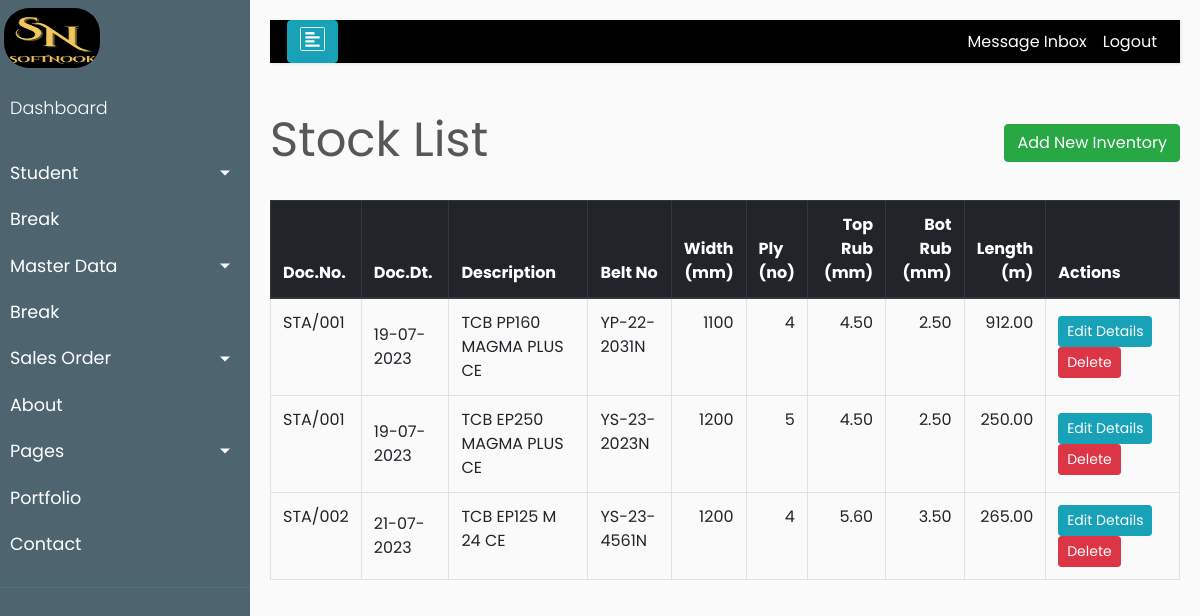
Page /product/stock/ on the earlier database version.
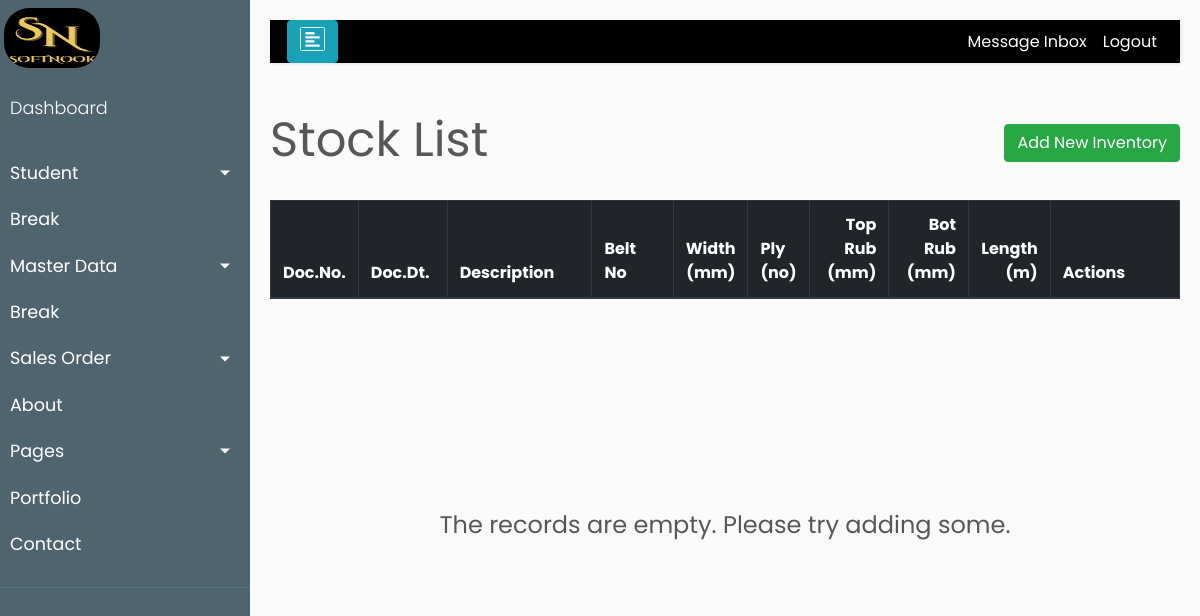
Same page on the later database version.
### product/models.py (models this page shows, shortened)
class Stock(models.Model):
    id              = models.AutoField(primary_key=True)
    doc_no          = models.CharField(verbose_name='Doc.No.', max_length=20, null=True, blank=True)
    doc_dt          = models.DateField(verbose_name='Doc.Date', null=True, blank=True)
    belt_no         = models.CharField(verbose_name='Belt No', max_length=20, unique=True, null=True, blank=True)
    name            = models.CharField(verbose_name='Item Code', max_length=10, null=True, blank=True)
    prod_des        = models.ForeignKey(Product, on_delete = models.CASCADE, related_name='proddesc')
    item_text       = models.CharField(verbose_name='Item Description', max_length=100, null=True, blank=True)
    width           = models.IntegerField(verbose_name='Width(mm)',validators=[MinValueValidator(500), MaxValueValidator(1800)],null=True, blank=True)
    ply             = models.IntegerField(verbose_name='Ply(no)',validators=[MinValueValidator(2), MaxValueValidator(8)],null=True, blank=True)
    tr              = models.DecimalField(verbose_name='Top Rubber(mm)',validators=[MinValueValidator(1.5), MaxValueValidator(20.00)],max_digits=5, decimal_places=2,null=True,blank=True)
    br              = models.DecimalField(verbose_name='Bot Rubber(mm)',validators=[MinValueValidator(1.5), MaxValueValidator(20.00)],max_digits=5, decimal_places=2,null=True,blank=True)
    quantity        = models.DecimalField(verbose_name='Quantity(m)',validators=[MinValueValidator(10), MaxValueValidator(450.00)],max_digits=6, decimal_places=2,null=True,blank=True)
    is_deleted      = models.BooleanField(default=False)
    created_date    = models.DateTimeField(auto_now_add=True)
    modified_date   = models.DateTimeField(auto_now=True)
    fk_email 	    = models.ForeignKey(Account,verbose_name="email key", on_delete=models.CASCADE, null=True, blank=True)

class Product(models.Model):
    prod_code = models.CharField(verbose_name='Prod-Code', max_length=10, unique=True, null=True, blank=True)
    PROD_CHOICES    = (
 		 (None, 'Select'),
         ('01', 'SCB'),
         ('02', 'TCB'),
         ('03', 'S-PIPE'),
         ('04', 'T-PIPE'),
	)
    prod_tag        = models.CharField(verbose_name='Prod-Catg', max_length=7,
	                                  choices=PROD_CHOICES, null=True, blank=True)
    FAB_CHOICES     = (
 		 (None, 'Select'),
         ('01', 'NN'),
         ('02', 'EP'),
         ('03', 'PP'),
	)
    fab_type        = models.CharField(verbose_name='Fab-type', max_length=5,
	                                  choices=FAB_CHOICES, null=True, blank=True)
    FAB_DSG  = (
         (None, 'Select'),
         ('01', '90'),
         ('02', '100'),
         ('03', '125'),
         ('04', '160'),
         ('05', '200'),
         ('06', '250'),
         ('07', '315'),
         ('08', '350'),
         ('09', '400'),
         ('10', '450'),
         ('11', '500'),
    )
    fab_str         = models.CharField(verbose_name='Fab-Style', max_length=3,
	                                  choices=FAB_DSG, null=True, blank=True)
    grade           = models.ForeignKey("Grade", verbose_name="Grade", on_delete=models.CASCADE, null=True, blank=True)
    EDGE_CHOICES = (
 		 (None, 'Select'),
         ('01', 'CE'),
         ('02', 'ME'),
	)
    edge            = models.CharField(verbose_name='Edge', max_length=5,choices=EDGE_CHOICES, null=True, blank=True)
    ST_CHOICES = (
            (None, 'Select'),
            ('ST 1000','ST 1000'),
            ('ST 1250','ST 1250'),
            ('ST 1400','ST 1400'),
            ('ST 1600','ST 1600'),
            ('ST 1800','ST 1800'),
            ('ST 2000','ST 2000'),
            ('ST 2500','ST 2500'),
            ('ST 2800','ST 2800'),
            ('ST 3150','ST 3150'),
            ('ST 3500','ST 3500'),
            ('ST 4000','ST 4000'),
            ('ST 4500','ST 4500'),
            ('ST 5000','ST 5000'),
            ('ST 5400','ST 5400'),
            ('ST 6300','ST 6300'),
            ('ST 6800','ST 6800'),
            ('ST 7500','ST 7500'),
            ('ST 2250','ST 2250'),
	)
    st_rating       = models.CharField(verbose_name='Strength', max_length=7,choices=ST_CHOICES, null=True, blank=True)
    STCON_CHOICES   = (
 		 (None, 'Select'),
         ('01', '7x7'),
         ('02', '7x19'),
	)
    cord_const      = models.CharField(verbose_name='Cord Const.', max_length=15,choices=STCON_CHOICES, null=True, blank=True)
    prod_des        = models.CharField(verbose_name='Item Description', max_length=250, null=True, blank=True)
    created_date    = models.DateTimeField(auto_now_add=True)
    modified_date   = models.DateTimeField(auto_now=True)
    email 	        = models.ForeignKey(Account,verbose_name="email key", on_delete=models.CASCADE, null=True, blank=True)
    def __str__(self):
        return f'{self.prod_des}'

### product/views.py (the view)
# urls.py: path('stock/', StockListView.as_view(), name='stock-list'),
class StockListView(ListView):
    model = Stock
    template_name = "product/stock_list.html"
    queryset = Stock.objects.filter(is_deleted=False)

### product/templates/product/stock_list.html (shortened to what this page needs)
{% extends 'base.html' %}
{% load static %}
{% block content %}
    <div class="row" style="color: #575757; font-style: bold; font-size: 3rem;">
        <div class="col-md-8">Stock List</div>
        <div class="col-md-4">
            <div style="float:right;"> <a class="btn btn-success" href="{% url 'product:stock-create' %}">Add New Inventory</a> </div>
        </div>
    </div>
    <br>
    <table id="stock" class="table table-css table-hover table-bordered ">
        <thead class="thead-dark align-middle">
            <tr>
                <th width="7%">Doc.No.</th>
                <th width="10%">Doc.Dt.</th>
                <th width="17%">Description</th>
				<th width="10%">Belt No</th>
				<th width="7%" class="text-right">Width<br>(mm)</th>
				<th width="6%">Ply<br>(no)</th>
				<th width="9%" class="text-right">Top Rub<br>(mm)</th>
				<th width="9%" class="text-right">Bot Rub<br>(mm)</th>
				<th width="9%" class="text-right">Length<br>(m)</th>
                <th width="16%">Actions</th>
			</tr>
        </thead>
{% if object_list %}
        <tbody>
            {% for item in object_list %}
            <tr>
				<td class="align-left"> {{ item.doc_no }} </td>
                <td class="align-middle"> {{ item.doc_dt|date:"d-m-Y" }} </td>
				<td class="align-left"> {{ item.prod_des }} </td>
				<td class="align-left"> {{ item.belt_no }} </td>
				<td class="text-right"> {{ item.width }} </td>
				<td class="text-right"> {{ item.ply }} </td>
				<td class="text-right"> {{ item.tr }} </td>
				<td class="text-right"> {{ item.br }} </td>
				<td class="text-right"> {{ item.quantity }} </td>
				<td class="align-middle">
                    <div class="align-middle">
						<a href="{% url 'product:edit-stock' stock_id=item.id %}" class="btn btn-info btn-sm">Edit Details</a>
						<a href="{% url 'product:stock-delete' stock_id=item.id %}" class="btn btn-danger btn-sm">Delete</a>
					</div>
                </td>
            </tr>
            {% endfor %}
        </tbody>
    </table>
{% else %}
    </table>
    <br><br><br><br><br><br><br><br>
    <div style="color: #575757; font-style: bold; font-size: 1.5rem; text-align: center;">The records are empty. Please try adding some.</div>
{% endif %}
{% endblock content %}

Differences in the rows shown:
removed Stock: doc_no "STA/001", doc_dt "19-07-2023", prod_des "TCB PP160 MAGMA PLUS CE", belt_no "YP-22-2031N", width "1100", ply "4", tr "4.50", br "2.50", quantity "912.00"
removed Stock: doc_no "STA/001", doc_dt "19-07-2023", prod_des "TCB EP250 MAGMA PLUS CE", belt_no "YS-23-2023N", width "1200", ply "5", tr "4.50", br "2.50", quantity "250.00"
removed Stock: doc_no "STA/002", doc_dt "21-07-2023", prod_des "TCB EP125 M 24 CE", belt_no "YS-23-4561N", width "1200", ply "4", tr "5.60", br "3.50", quantity "265.00"
Other differences:
text now shown: "The records are empty. Please try adding some."
